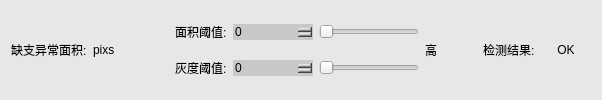
             <widget class="QWidget" name="widget_16" native="true">
              <property name="styleSheet">
               <string notr="true">background-color: rgb(231, 231, 231);</string>
              </property>
              <layout class="QHBoxLayout" name="horizontalLayout_14">
               <item>
                <widget class="QLabel" name="label_27">
                 <property name="styleSheet">
                  <string notr="true">font: 11pt &quot;微软雅黑&quot;;</string>
                 </property>
                 <property name="text">
                  <string>缺支异常面积:</string>
                 </property>
                </widget>
               </item>
               <item>
                <widget class="QLabel" name="labelScore_4">
                 <property name="styleSheet">
                  <string notr="true">font: 11pt &quot;微软雅黑&quot;;</string>
                 </property>
                 <property name="text">
                  <string>pixs</string>
                 </property>
                </widget>
               </item>
               <item>
                <spacer name="horizontalSpacer_9">
                 <property name="orientation">
                  <enum>Qt::Horizontal</enum>
                 </property>
                 <property name="sizeHint" stdset="0">
                  <size>
                   <width>54</width>
                   <height>20</height>
                  </size>
                 </property>
                </spacer>
               </item>
               <item>
                <layout class="QVBoxLayout" name="verticalLayout_11">
                 <item>
                  <layout class="QHBoxLayout" name="horizontalLayout_19">
                   <item>
                    <widget class="QLabel" name="label_29">
                     <property name="styleSheet">
                      <string notr="true">font: 11pt &quot;微软雅黑&quot;;</string>
                     </property>
                     <property name="text">
                      <string>面积阈值:</string>
                     </property>
                    </widget>
                   </item>
                   <item>
                    <widget class="KSpinBoxKb" name="spinBoxquezhiArea">
                     <property name="minimumSize">
                      <size>
                       <width>80</width>
                       <height>0</height>
                      </size>
                     </property>
                     <property name="maximumSize">
                      <size>
                       <width>80</width>
                       <height>16777215</height>
                      </size>
                     </property>
                     <property name="styleSheet">
                      <string notr="true">
QSpinBox
{
	
	font: 12pt &quot;微软雅黑&quot;;
	border-width:1;border-style:none;
	border-color:rgb(255, 255, 255);
	background-color: rgb(200, 200, 200);
	color::rgb(255,255, 0);

}
QSpinBox::down-button
{   
	
	background-color: rgb(200, 200, 200);
	subcontrol-origin:border;
    subcontrol-position:left;
    image: url(:/左normal.png);
    width: 20px;
    height: 30px; ;
}
QSpinBox::up-button
{
board:none;
	background-color: rgb(200, 200, 200);
	subcontrol-origin:border;
    subcontrol-position:right;
    image: url(:/右normal.png);
    width: 20px;
    height: 30px;       
}

QSpinBox::up-button:pressed
{
board:none;
background-color: rgb(103, 103, 103);
	subcontrol-origin:border;
    subcontrol-position:right;
    image: url(:/右press.png);
    width: 20px;
    height: 30px;      
}
QSpinBox::down-button:pressed
{
board:none;
background-color: rgb(103, 103, 103);
	subcontrol-origin:border;
    subcontrol-position:left;
    image: url(:/左press.png);
    width: 20px;
    height: 30px; 
}
</string>
                     </property>
                     <property name="maximum">
                      <number>5000</number>
                     </property>
                    </widget>
                   </item>
                   <item>
                    <widget class="QSlider" name="horizontalSliderspinBoxquezhiArea">
                     <property name="minimumSize">
                      <size>
                       <width>100</width>
                       <height>0</height>
                      </size>
                     </property>
                     <property name="maximumSize">
                      <size>
                       <width>100</width>
                       <height>16777215</height>
                      </size>
                     </property>
                     <property name="maximum">
                      <number>5000</number>
                     </property>
                     <property name="orientation">
                      <enum>Qt::Horizontal</enum>
                     </property>
                    </widget>
                   </item>
                  </layout>
                 </item>
                 <item>
                  <layout class="QHBoxLayout" name="horizontalLayout_20">
                   <item>
                    <widget class="QLabel" name="label_30">
                     <property name="styleSheet">
                      <string notr="true">font: 11pt &quot;微软雅黑&quot;;</string>
                     </property>
                     <property name="text">
                      <string>灰度阈值:</string>
                     </property>
                    </widget>
                   </item>
                   <item>
                    <widget class="KSpinBoxKb" name="spinBoxquezhiGrayVal">
                     <property name="minimumSize">
                      <size>
                       <width>80</width>
                       <height>0</height>
                      </size>
                     </property>
                     <property name="maximumSize">
                      <size>
                       <width>80</width>
                       <height>16777215</height>
                      </size>
                     </property>
                     <property name="styleSheet">
                      <string notr="true">
QSpinBox
{
	
	font: 12pt &quot;微软雅黑&quot;;
	border-width:1;border-style:none;
	border-color:rgb(255, 255, 255);
	background-color: rgb(200, 200, 200);
	color::rgb(255,255, 0);

}
QSpinBox::down-button
{   
	
	background-color: rgb(200, 200, 200);
	subcontrol-origin:border;
    subcontrol-position:left;
    image: url(:/左normal.png);
    width: 20px;
    height: 30px; ;
}
QSpinBox::up-button
{
board:none;
	background-color: rgb(200, 200, 200);
	subcontrol-origin:border;
    subcontrol-position:right;
    image: url(:/右normal.png);
    width: 20px;
    height: 30px;       
}

QSpinBox::up-button:pressed
{
board:none;
background-color: rgb(103, 103, 103);
	subcontrol-origin:border;
    subcontrol-position:right;
    image: url(:/右press.png);
    width: 20px;
    height: 30px;      
}
QSpinBox::down-button:pressed
{
board:none;
background-color: rgb(103, 103, 103);
	subcontrol-origin:border;
    subcontrol-position:left;
    image: url(:/左press.png);
    width: 20px;
    height: 30px; 
}
</string>
                     </property>
                     <property name="maximum">
                      <number>255</number>
                     </property>
                    </widget>
                   </item>
                   <item>
                    <widget class="QSlider" name="horizontalSliderspinBoxquezhiGrayVal">
                     <property name="minimumSize">
                      <size>
                       <width>100</width>
                       <height>0</height>
                      </size>
                     </property>
                     <property name="maximumSize">
                      <size>
                       <width>100</width>
                       <height>16777215</height>
                      </size>
                     </property>
                     <property name="maximum">
                      <number>255</number>
                     </property>
                     <property name="orientation">
                      <enum>Qt::Horizontal</enum>
                     </property>
                    </widget>
                   </item>
                  </layout>
                 </item>
                </layout>
               </item>
               <item>
                <widget class="QLabel" name="label_31">
                 <property name="styleSheet">
                  <string notr="true">font: 11pt &quot;微软雅黑&quot;;</string>
                 </property>
                 <property name="text">
                  <string>高</string>
                 </property>
                </widget>
               </item>
               <item>
                <spacer name="horizontalSpacer_10">
                 <property name="orientation">
                  <enum>Qt::Horizontal</enum>
                 </property>
                 <property name="sizeHint" stdset="0">
                  <size>
                   <width>40</width>
                   <height>20</height>
                  </size>
                 </property>
                </spacer>
               </item>
               <item>
                <widget class="QLabel" name="label_32">
                 <property name="styleSheet">
                  <string notr="true">font: 11pt &quot;微软雅黑&quot;;</string>
                 </property>
                 <property name="text">
                  <string>检测结果:</string>
                 </property>
                </widget>
               </item>
               <item>
                <widget class="QLabel" name="labelResult_4">
                 <property name="minimumSize">
                  <size>
                   <width>50</width>
                   <height>30</height>
                  </size>
                 </property>
                 <property name="maximumSize">
                  <size>
                   <width>200</width>
                   <height>30</height>
                  </size>
                 </property>
                 <property name="autoFillBackground">
                  <bool>false</bool>
                 </property>
                 <property name="styleSheet">
                  <string notr="true">font: 11pt &quot;微软雅黑&quot;;</string>
                 </property>
                 <property name="text">
                  <string>OK</string>
                 </property>
                 <property name="alignment">
                  <set>Qt::AlignCenter</set>
                 </property>
                </widget>
               </item>
              </layout>
             </widget>
